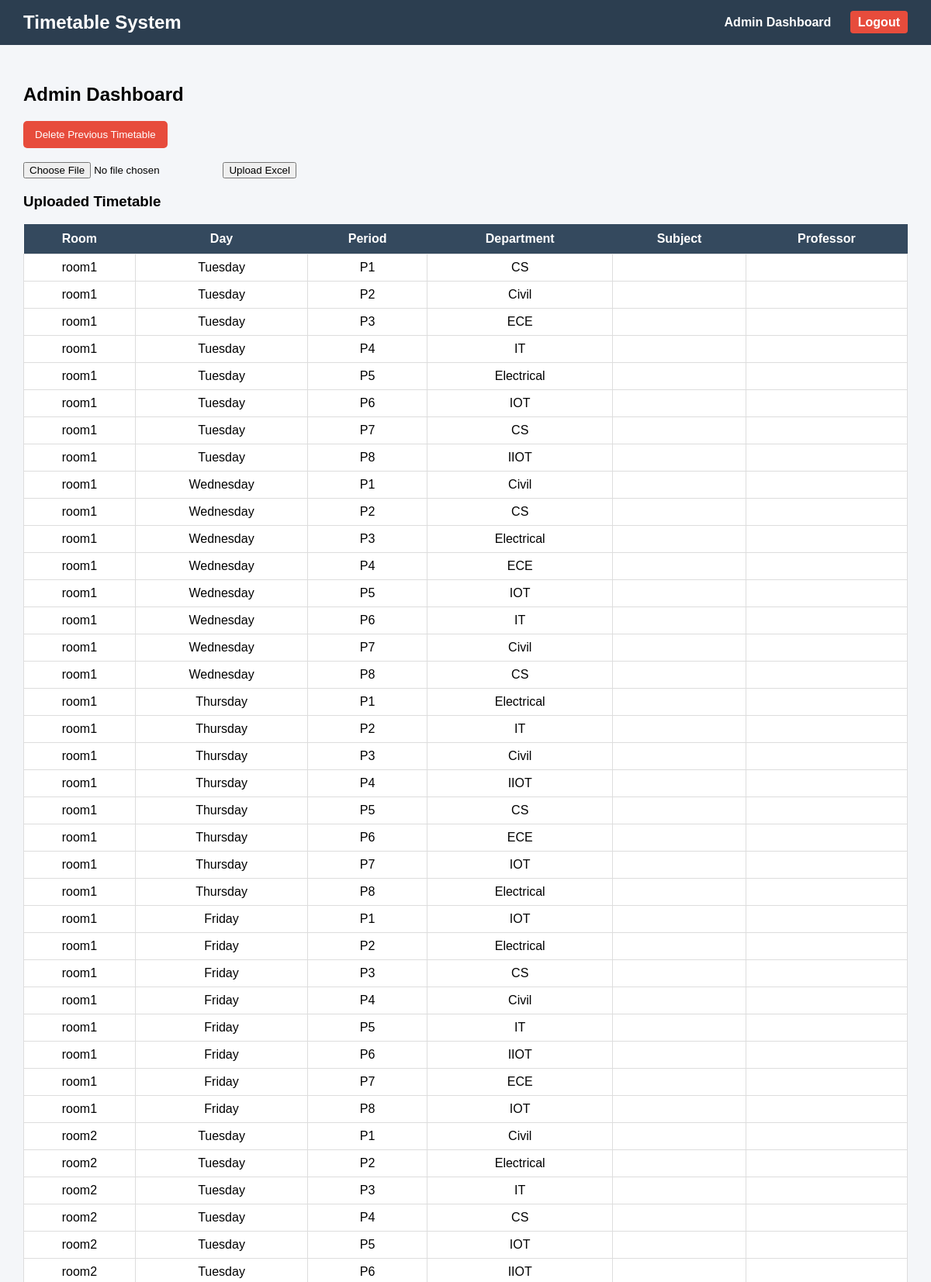
The page /admin (signed in, upper part) on the database its author committed.
### models.py (models this page shows)
class Timetable(db.Model):
    id = db.Column(db.Integer, primary_key=True)
    room = db.Column(db.String(50))
    day = db.Column(db.String(50))
    period = db.Column(db.String(10))
    department = db.Column(db.String(50))   # CS, Civil, ECE
    subject = db.Column(db.String(100))     # OS, CN, DSA
    professor = db.Column(db.String(100))

### app.py (the view, shortened to what this page needs)
@app.route("/admin", methods=["GET","POST"])
@login_required
def admin():
    data = Timetable.query.all()
    return render_template("admin_dashboard.html", data=data)

### app.py (called while the page is built)
@login_manager.user_loader
def load_user(user_id):
    return User.query.get(int(user_id))

### templates/admin_dashboard.html
{% extends "base.html" %}
{% block content %}
<h2>Admin Dashboard</h2>
<a href="/delete_timetable"
onclick="return confirm('Are you sure you want to delete the entire timetable?')">
<button class="delete-btn">Delete Previous Timetable</button>
</a>
<br><br>
<form method="POST" enctype="multipart/form-data">
<input type="file" name="file" accept=".xlsx,.xls,.csv">
<button>Upload Excel</button>
</form>
<h3>Uploaded Timetable</h3>
<table>
<tr>
<th>Room</th>
<th>Day</th>
<th>Period</th>
<th>Department</th>
<th>Subject</th>
<th>Professor</th>
</tr>
{% for d in data %}
<tr>
<td>{{d.room}}</td>
<td>{{d.day}}</td>
<td>{{d.period}}</td>
<td>{{d.department}}</td>
<td>{{d.subject}}</td>
<td>{{d.professor}}</td>
</tr>
{% endfor %}
</table>
{% endblock %}

### templates/base.html (shortened to what this page needs)
<!DOCTYPE html>
<html>
<head>
<link rel="stylesheet" href="/static/style.css">
</head>
<body>
<div class="navbar">
<h2 class="logo">Timetable System</h2>
<div class="menu">
{% if current_user.is_authenticated %}
{% if current_user.role == "admin" %}
<a href="/admin">Admin Dashboard</a>
{% else %}
<a href="/hod">Dashboard</a>
<a href="/view_all">All View</a>
<a href="/my_subject">My Subject</a>
<a href="/timetable">Timetable</a>
<a href="/export_pdf">Export PDF</a>
{% endif %}
<a href="/logout" class="logout">Logout</a>
{% endif %}
</div>
</div>
<div class="container">
{% block content %}
{% endblock %}
</div>
</body>
</html>

### static/style.css (style rules this page uses)
body { font-family: Arial, sans-serif; margin:0; background:#f4f6f9; }
.navbar { display:flex; justify-content:space-between; align-items:center; background:#2c3e50; color:white; padding:15px 30px; }
.logo { margin:0; }
.menu a { color:white; margin-left:20px; text-decoration:none; font-weight:bold; }
.logout { background:#e74c3c; padding:6px 10px; border-radius:4px; }
.container { padding:30px; }
table { width:100%; border-collapse:collapse; background:white; }
th { background:#34495e; color:white; padding:10px; }
td { border:1px solid #ddd; padding:8px; text-align:center; }
.delete-btn { background:#e74c3c; color:white; padding:10px 15px; border:none; cursor:pointer; border-radius:5px; }

### rows shown on the page
Timetable: room "room1", day "Tuesday", period "P1", department "CS"
Timetable: room "room1", day "Tuesday", period "P2", department "Civil"
Timetable: room "room1", day "Tuesday", period "P3", department "ECE"
Timetable: room "room1", day "Tuesday", period "P4", department "IT"
Timetable: room "room1", day "Tuesday", period "P5", department "Electrical"
Timetable: room "room1", day "Tuesday", period "P6", department "IOT"
Timetable: room "room1", day "Tuesday", period "P7", department "CS"
Timetable: room "room1", day "Tuesday", period "P8", department "IIOT"
Timetable: room "room1", day "Wednesday", period "P1", department "Civil"
Timetable: room "room1", day "Wednesday", period "P2", department "CS"
Timetable: room "room1", day "Wednesday", period "P3", department "Electrical"
Timetable: room "room1", day "Wednesday", period "P4", department "ECE"
Timetable: room "room1", day "Wednesday", period "P5", department "IOT"
Timetable: room "room1", day "Wednesday", period "P6", department "IT"
Timetable: room "room1", day "Wednesday", period "P7", department "Civil"
Timetable: room "room1", day "Wednesday", period "P8", department "CS"
Timetable: room "room1", day "Thursday", period "P1", department "Electrical"
Timetable: room "room1", day "Thursday", period "P2", department "IT"
Timetable: room "room1", day "Thursday", period "P3", department "Civil"
Timetable: room "room1", day "Thursday", period "P4", department "IIOT"
Timetable: room "room1", day "Thursday", period "P5", department "CS"
Timetable: room "room1", day "Thursday", period "P6", department "ECE"
Timetable: room "room1", day "Thursday", period "P7", department "IOT"
Timetable: room "room1", day "Thursday", period "P8", department "Electrical"
Timetable: room "room1", day "Friday", period "P1", department "IOT"
Timetable: room "room1", day "Friday", period "P2", department "Electrical"
Timetable: room "room1", day "Friday", period "P3", department "CS"
Timetable: room "room1", day "Friday", period "P4", department "Civil"
Timetable: room "room1", day "Friday", period "P5", department "IT"
Timetable: room "room1", day "Friday", period "P6", department "IIOT"
Timetable: room "room1", day "Friday", period "P7", department "ECE"
Timetable: room "room1", day "Friday", period "P8", department "IOT"
Timetable: room "room2", day "Tuesday", period "P1", department "Civil"
Timetable: room "room2", day "Tuesday", period "P2", department "Electrical"
Timetable: room "room2", day "Tuesday", period "P3", department "IT"
Timetable: room "room2", day "Tuesday", period "P4", department "CS"
Timetable: room "room2", day "Tuesday", period "P5", department "IOT"
Timetable: room "room2", day "Tuesday", period "P6", department "IIOT"
